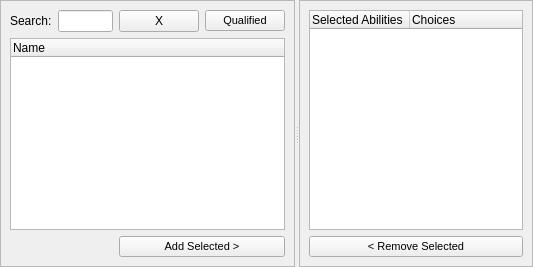
              <widget class="QSplitter" name="spltTraitsTop">
               <property name="frameShape">
                <enum>QFrame::NoFrame</enum>
               </property>
               <property name="orientation">
                <enum>Qt::Horizontal</enum>
               </property>
               <widget class="QFrame" name="frmlTraitsLeft">
                <property name="frameShape">
                 <enum>QFrame::StyledPanel</enum>
                </property>
                <property name="frameShadow">
                 <enum>QFrame::Raised</enum>
                </property>
                <layout class="QGridLayout" name="gridLayout_17">
                 <item row="0" column="3">
                  <widget class="QPushButton" name="btnQualifiedTraits">
                   <property name="font">
                    <font>
                     <pointsize>8</pointsize>
                    </font>
                   </property>
                   <property name="text">
                    <string>Qualified</string>
                   </property>
                   <property name="checkable">
                    <bool>true</bool>
                   </property>
                  </widget>
                 </item>
                 <item row="0" column="0">
                  <widget class="QLabel" name="lblSearchTraits">
                   <property name="text">
                    <string>Search:</string>
                   </property>
                  </widget>
                 </item>
                 <item row="1" column="0" colspan="4">
                  <widget class="QTreeWidget" name="treeTraits">
                   <column>
                    <property name="text">
                     <string>Name</string>
                    </property>
                   </column>
                  </widget>
                 </item>
                 <item row="0" column="2">
                  <widget class="QPushButton" name="btnSearchClearTraits">
                   <property name="text">
                    <string>X</string>
                   </property>
                  </widget>
                 </item>
                 <item row="2" column="2" colspan="2">
                  <widget class="QPushButton" name="btnAddSelectedTraits">
                   <property name="font">
                    <font>
                     <pointsize>8</pointsize>
                    </font>
                   </property>
                   <property name="text">
                    <string>Add Selected &gt;</string>
                   </property>
                  </widget>
                 </item>
                 <item row="0" column="1">
                  <widget class="QLineEdit" name="qlnSearchTraits"/>
                 </item>
                </layout>
               </widget>
               <widget class="QFrame" name="frmlTraitsRight">
                <property name="frameShape">
                 <enum>QFrame::StyledPanel</enum>
                </property>
                <property name="frameShadow">
                 <enum>QFrame::Raised</enum>
                </property>
                <layout class="QGridLayout" name="gridLayout_18">
                 <item row="1" column="0">
                  <widget class="QPushButton" name="btnRemoveSelectedTraits">
                   <property name="font">
                    <font>
                     <pointsize>8</pointsize>
                    </font>
                   </property>
                   <property name="text">
                    <string>&lt; Remove Selected</string>
                   </property>
                  </widget>
                 </item>
                 <item row="0" column="0">
                  <widget class="QTreeWidget" name="treeSelectedTraits">
                   <column>
                    <property name="text">
                     <string>Selected Abilities</string>
                    </property>
                   </column>
                   <column>
                    <property name="text">
                     <string>Choices</string>
                    </property>
                   </column>
                  </widget>
                 </item>
                </layout>
               </widget>
              </widget>
